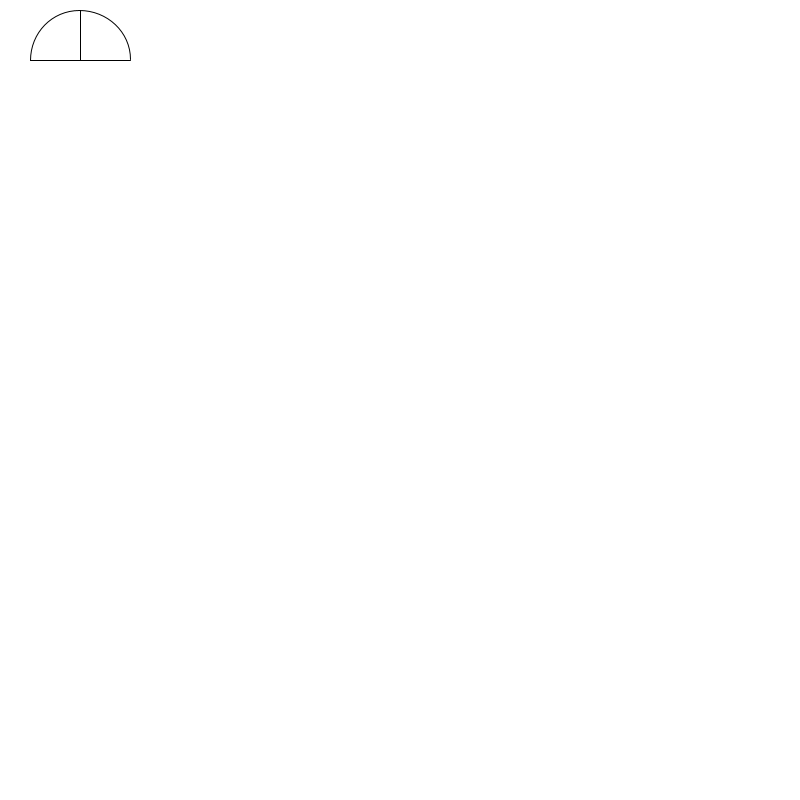
Frame 1 (no input)
Frame 2 (the mouse pressed at the canvas centre, redrawn once): identical to frame 1, image omitted

The Processing sketch that drew this single still picture (run headless with seeded random() and noise(); the mouse was pressed at the canvas centre and the sketch redrawn once):

// Processing sketch: jauge
// ── jauge.pde
void setup(){
  size(800,800);
  noLoop(); 
  //readData();
}

void draw(){
  
  background(255);
  noFill();
    line(80,10,80,60);
  arc(80,60,100,100,PI,2*PI);
  line(30,60,130,60);
    pushMatrix();
rotate(radians(45));

  popMatrix();
}

void mousePressed(){
    if (mousePressed==true){
    float mousX=mouseX;
    float mousY=mouseY;
    println("mouseX = " + mousX + " mouseY =" + mousY);
    /*
    for (Place place : places){
      if( abs(mousX-place.x())<2 && abs(mousY-place.y())<2){
        println(place.name);
        JOptionPane.showMessageDialog(frame, "Name :" + place.name + " " + "Code postale :" + place.postalCode);
      }
    }*/
  }
}

// ── textBox.pde
class TextBox {
  private int h;
  private int w;
  private int x;
  private int y;
  private String text;
  private boolean selected = false;
  private boolean hovered = false;
  
  public TextBox(String text, int x, int y, int w, int h) {
    this.h = h;
    this.w = w;
    this.text = text;
    this.x = x;
    this.y = y;
  } 
  
  public void drawTextBox() {
    if (isSelected())
    {
      fill(color(125));
    }
    else if (isHovered())
    {
      fill(color(200));
    }
    else
      fill(color(255));
      
    stroke(0);
    rect(x, y, w, h);
    
    fill(color(0));
    float textS = h/2;
    if (textS > 20)
      textS = 20;
    textSize(textS);
    float textLength = text.length()*textS/2;
    text(text, x + (w - textLength)/2, y + 2.1*h/4);
  }
  
  public boolean isSelected() {
    return selected;
  }
  
  public boolean isHovered() {
    return hovered;
  }
  
  public void setSelected(boolean state) {
    this.selected = state;
  }
  
  public void setHovered(boolean state) {
    this.hovered = state;
  }
  
  public int getX() {
    return x;
  }
  public int getY() {
    return y;
  }
  public int getW() {
    return w;
  }
  public int getH() {
    return h;
  }
  public String getLabel() {
    return text;
  }
}
